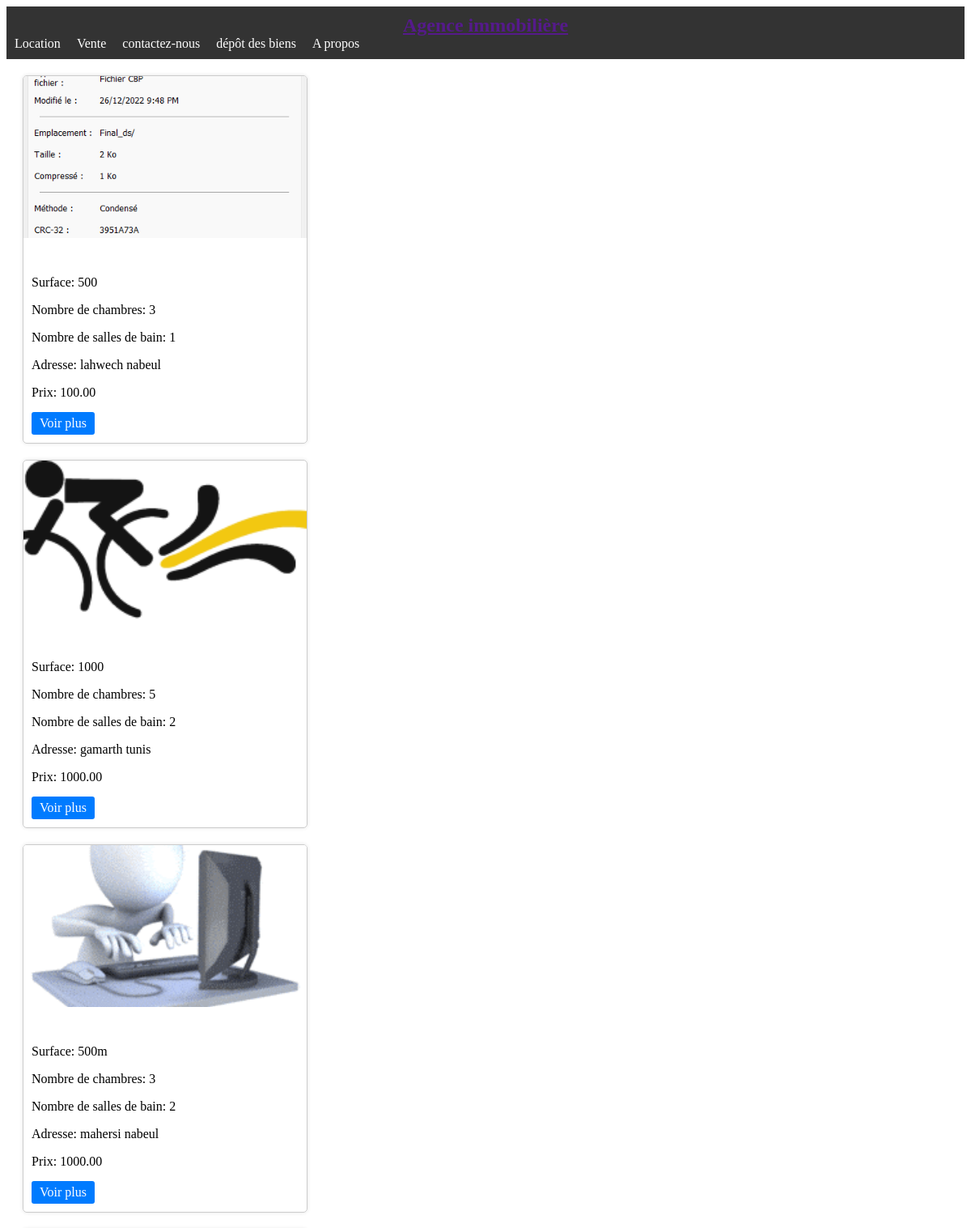
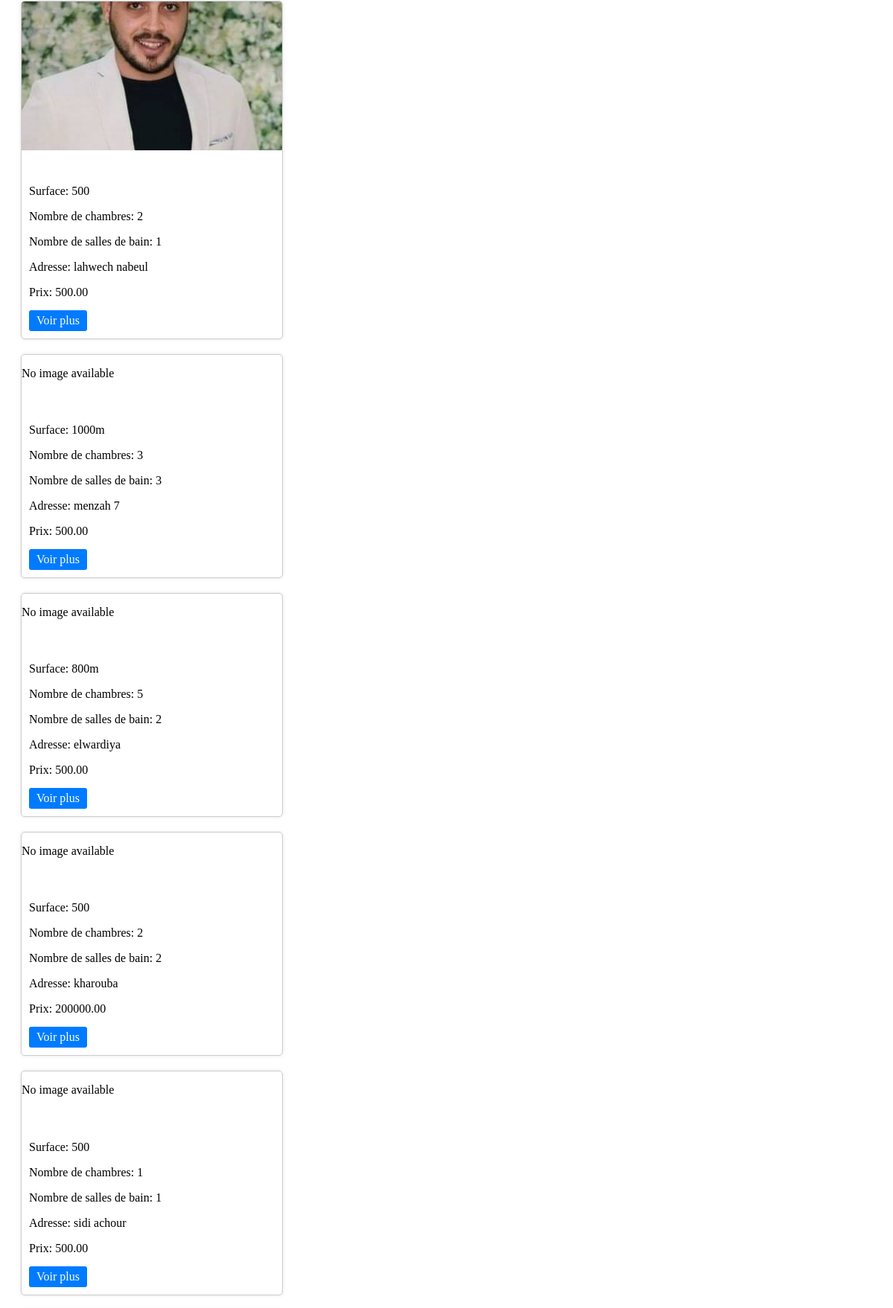
The page / (upper part) on the database its author committed (2 pictures, top to bottom).
### blog/models.py (models this page shows)
class Offre(models.Model):
    prop_id = models.IntegerField(null=True, blank=True)
    type_proptiete=models.CharField(max_length=20,null=True, blank=True)
    surface = models.CharField(max_length=50, default='')
    nbr_chambre = models.PositiveIntegerField(default=0)
    nbr_sallebain = models.PositiveIntegerField(default=0)
    image = models.ImageField(upload_to='static/image/', height_field=None, width_field=None, max_length=100, blank=True, null=True)
    type=models.CharField(max_length=20, default='')
    address = models.CharField(max_length=20, default='', null=True, blank=True)
    existe = models.BooleanField(default=True)
    date_creation = models.DateTimeField(auto_now_add=True)
    date_modif = models.DateTimeField(auto_now=True)
    price = models.DecimalField(max_digits=10, decimal_places=2, help_text="Prix en dinar")
    class Meta:
     db_table = 'Offre'

### blog/views.py (the view)
# urls.py: path('', views.view_offres, name='offre'),
def view_offres(request):
    offres = Offre.objects.all()
    return render(request, 'home.html', {'offres': offres})

### blog/templates/home.html (shortened to what this page needs)
 <!DOCTYPE html>
<html lang="en">
<head>
    {% load static %}
    <link rel="stylesheet" type="text/css" href="{% static 'css/home.css' %}"/>
    {% include 'nav.html' %}
    <title>{% block title % } my blog {% endblock % }</title>
</head>
<body>
    {% block content %}
      <div class="row">
        {% for offre in offres %}
          <div class="col-md-4">
            {% include "carte.html" %}
          </div>
        {% endfor %}
      </div>
    {% endblock %}
</body>
</html>

### blog/templates/carte.html (shortened to what this page needs)
{% load static %}
<!DOCTYPE html>
<html lang="en">
<head>
    <link rel="stylesheet" href="{% static 'css/carte.css' %}">
</head>
<body>
    <div class="card">
        {% if offre.image %}
        <img src=" {{ offre.image.url }}" alt="Offre Image">
        {% else %}
        <p>No image available</p>
        {% endif %}
        <div class="card-body">
            <p class="card-text">Surface: {{ offre.surface }}</p>
            <p class="card-text">Nombre de chambres: {{ offre.nbr_chambre }}</p>
            <p class="card-text">Nombre de salles de bain: {{ offre.nbr_sallebain }}</p>
            <p class="card-text">Adresse: {{ offre.address }}</p>
            <p class="card-text">Prix: {{ offre.price }}</p>
            <a href="#" class="btn btn-primary">Voir plus</a>
        </div>
    </div>
</body>
</html>

### static/css/carte.css (style rules this page uses)
.card { width: 100%; max-width: 350px; margin: 20px; border: 1px solid #ccc; border-radius: 5px; overflow: hidden; box-shadow: 0px 0px 5px rgba(0,0,0,0.1); }
.card img { width: 100%; height: 200px; object-fit: cover; }
.card-body { padding: 10px; }
.card-text { font-size: 1rem; margin-bottom: 5px; }
.btn { display: inline-block; padding: 5px 10px; background-color: #007bff; color: #fff; text-decoration: none; border-radius: 3px; margin-top: 10px; transition: all 0.3s ease-in-out; }

### rows shown on the page
Offre: image (picture), surface "500", nbr_chambre "3", nbr_sallebain "1", address "lahwech nabeul", price "100.00"
Offre: image (picture), surface "1000", nbr_chambre "5", nbr_sallebain "2", address "gamarth tunis", price "1000.00"
Offre: image (picture), surface "500m", nbr_chambre "3", nbr_sallebain "2", address "mahersi nabeul", price "1000.00"
Offre: image (picture), surface "500", nbr_chambre "2", nbr_sallebain "1", address "lahwech nabeul", price "500.00"
Offre: image "No image available", surface "1000m", nbr_chambre "3", nbr_sallebain "3", address "menzah 7", price "500.00"
Offre: image "No image available", surface "800m", nbr_chambre "5", nbr_sallebain "2", address "elwardiya", price "500.00"
Offre: image "No image available", surface "500", nbr_chambre "2", nbr_sallebain "2", address "kharouba", price "200000.00"
Offre: image "No image available", surface "500", nbr_chambre "1", nbr_sallebain "1", address "sidi achour", price "500.00"
